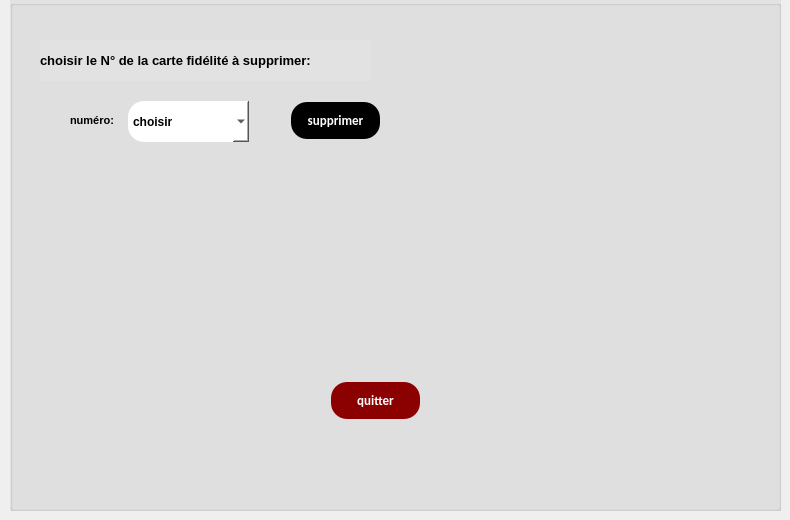
      <widget class="QWidget" name="supprimer_cf">
       <attribute name="title">
        <string>supprimer une carte fidélité</string>
       </attribute>
       <widget class="QGroupBox" name="groupBox_10">
        <property name="geometry">
         <rect>
          <x>10</x>
          <y>0</y>
          <width>771</width>
          <height>511</height>
         </rect>
        </property>
        <property name="font">
         <font>
          <pointsize>11</pointsize>
          <weight>75</weight>
          <bold>true</bold>
         </font>
        </property>
        <property name="styleSheet">
         <string notr="true">background-color:rgb(226, 226, 226);</string>
        </property>
        <property name="title">
         <string/>
        </property>
        <widget class="QLabel" name="label_31">
         <property name="geometry">
          <rect>
           <x>30</x>
           <y>40</y>
           <width>331</width>
           <height>41</height>
          </rect>
         </property>
         <property name="font">
          <font>
           <pointsize>10</pointsize>
           <weight>75</weight>
           <italic>false</italic>
           <bold>true</bold>
          </font>
         </property>
         <property name="text">
          <string>choisir le N° de la carte fidélité à supprimer:</string>
         </property>
        </widget>
        <widget class="QLabel" name="label_32">
         <property name="geometry">
          <rect>
           <x>60</x>
           <y>110</y>
           <width>71</width>
           <height>20</height>
          </rect>
         </property>
         <property name="font">
          <font>
           <pointsize>8</pointsize>
           <weight>75</weight>
           <italic>false</italic>
           <bold>true</bold>
          </font>
         </property>
         <property name="styleSheet">
          <string notr="true">background-color:transparent;</string>
         </property>
         <property name="text">
          <string>numéro:</string>
         </property>
        </widget>
        <widget class="QPushButton" name="pb_supp_cf">
         <property name="geometry">
          <rect>
           <x>280</x>
           <y>100</y>
           <width>91</width>
           <height>41</height>
          </rect>
         </property>
         <property name="font">
          <font>
           <family>calibri</family>
           <pointsize>-1</pointsize>
           <weight>75</weight>
           <bold>true</bold>
           <underline>false</underline>
           <strikeout>false</strikeout>
          </font>
         </property>
         <property name="styleSheet">
          <string notr="true">background-color: black	;
  border: none;
  color: white;
  padding: 10px;
  text-align: center;
  text-decoration: none;
font-family:calibri;
  display: inline-block;
  font-size: 13px;
  margin: 2px 1px;
  border-radius : 16px;</string>
         </property>
         <property name="text">
          <string>supprimer</string>
         </property>
        </widget>
        <widget class="QPushButton" name="pushButton_22">
         <property name="geometry">
          <rect>
           <x>320</x>
           <y>380</y>
           <width>91</width>
           <height>41</height>
          </rect>
         </property>
         <property name="font">
          <font>
           <family>calibri</family>
           <pointsize>-1</pointsize>
           <weight>75</weight>
           <bold>true</bold>
           <underline>false</underline>
           <strikeout>false</strikeout>
          </font>
         </property>
         <property name="styleSheet">
          <string notr="true">background-color: #8B0000	;
  border: none;
  color: white;
  padding: 10px;
  text-align: center;
  text-decoration: none;
font-family:calibri;
  display: inline-block;
  font-size: 13px;
  margin: 2px 1px;
  border-radius : 16px;</string>
         </property>
         <property name="text">
          <string>quitter</string>
         </property>
        </widget>
        <widget class="QComboBox" name="cb_num_supp">
         <property name="geometry">
          <rect>
           <x>118</x>
           <y>101</y>
           <width>121</width>
           <height>41</height>
          </rect>
         </property>
         <property name="font">
          <font>
           <weight>75</weight>
           <bold>true</bold>
          </font>
         </property>
         <property name="styleSheet">
          <string notr="true">background-color:white;
border-radius:16px</string>
         </property>
         <item>
          <property name="text">
           <string>choisir</string>
          </property>
         </item>
        </widget>
       </widget>
      </widget>
